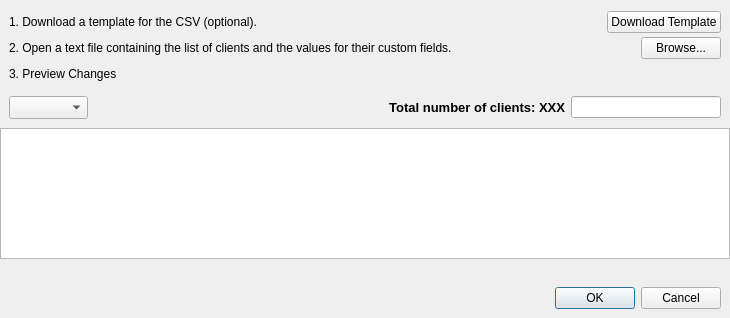
<?xml version="1.0" encoding="UTF-8"?>
<ui version="4.0">
 <class>CustomFieldsCSVImportDialog</class>
 <widget class="QDialog" name="CustomFieldsCSVImportDialog">
  <property name="geometry">
   <rect>
    <x>0</x>
    <y>0</y>
    <width>730</width>
    <height>318</height>
   </rect>
  </property>
  <property name="windowTitle">
   <string>Import custom fields CSV</string>
  </property>
  <property name="styleSheet">
   <string notr="true">QLabel[objectName^=&quot;lError&quot;] { color: &quot;red&quot;; font-size: 10pt }
QComboBox { font-size: 10pt }</string>
  </property>
  <layout class="QVBoxLayout" name="verticalLayout_3">
   <property name="spacing">
    <number>0</number>
   </property>
   <property name="leftMargin">
    <number>0</number>
   </property>
   <property name="topMargin">
    <number>0</number>
   </property>
   <property name="rightMargin">
    <number>0</number>
   </property>
   <property name="bottomMargin">
    <number>0</number>
   </property>
   <item>
    <widget class="QWidget" name="widget" native="true">
     <layout class="QVBoxLayout" name="verticalLayout_2">
      <property name="spacing">
       <number>0</number>
      </property>
      <property name="leftMargin">
       <number>0</number>
      </property>
      <property name="topMargin">
       <number>0</number>
      </property>
      <property name="rightMargin">
       <number>0</number>
      </property>
      <property name="bottomMargin">
       <number>0</number>
      </property>
      <item>
       <widget class="QWidget" name="container" native="true">
        <layout class="QVBoxLayout" name="verticalLayout">
         <property name="spacing">
          <number>0</number>
         </property>
         <property name="leftMargin">
          <number>0</number>
         </property>
         <property name="topMargin">
          <number>0</number>
         </property>
         <property name="rightMargin">
          <number>0</number>
         </property>
         <property name="bottomMargin">
          <number>0</number>
         </property>
         <item>
          <layout class="QHBoxLayout" name="horizontalLayout">
           <property name="spacing">
            <number>4</number>
           </property>
           <property name="leftMargin">
            <number>9</number>
           </property>
           <property name="topMargin">
            <number>9</number>
           </property>
           <property name="rightMargin">
            <number>9</number>
           </property>
           <property name="bottomMargin">
            <number>0</number>
           </property>
           <item>
            <widget class="QLabel" name="label">
             <property name="sizePolicy">
              <sizepolicy hsizetype="Expanding" vsizetype="Preferred">
               <horstretch>0</horstretch>
               <verstretch>0</verstretch>
              </sizepolicy>
             </property>
             <property name="text">
              <string>1. Download a template for the CSV (optional).</string>
             </property>
            </widget>
           </item>
           <item>
            <widget class="QPushButton" name="downloadTemplate">
             <property name="minimumSize">
              <size>
               <width>0</width>
               <height>0</height>
              </size>
             </property>
             <property name="maximumSize">
              <size>
               <width>16777215</width>
               <height>16777215</height>
              </size>
             </property>
             <property name="text">
              <string>Download Template</string>
             </property>
            </widget>
           </item>
           <item>
            <spacer name="verticalSpacer">
             <property name="orientation">
              <enum>Qt::Vertical</enum>
             </property>
             <property name="sizeType">
              <enum>QSizePolicy::Fixed</enum>
             </property>
             <property name="sizeHint" stdset="0">
              <size>
               <width>0</width>
               <height>26</height>
              </size>
             </property>
            </spacer>
           </item>
          </layout>
         </item>
         <item>
          <layout class="QHBoxLayout" name="horizontalLayout_2">
           <property name="spacing">
            <number>4</number>
           </property>
           <property name="leftMargin">
            <number>9</number>
           </property>
           <property name="topMargin">
            <number>0</number>
           </property>
           <property name="rightMargin">
            <number>9</number>
           </property>
           <property name="bottomMargin">
            <number>0</number>
           </property>
           <item>
            <widget class="QLabel" name="label_3">
             <property name="sizePolicy">
              <sizepolicy hsizetype="Expanding" vsizetype="Preferred">
               <horstretch>0</horstretch>
               <verstretch>0</verstretch>
              </sizepolicy>
             </property>
             <property name="text">
              <string>2. Open a text file containing the list of clients and the values for their custom fields.</string>
             </property>
             <property name="wordWrap">
              <bool>true</bool>
             </property>
            </widget>
           </item>
           <item>
            <widget class="QPushButton" name="browse">
             <property name="minimumSize">
              <size>
               <width>0</width>
               <height>0</height>
              </size>
             </property>
             <property name="maximumSize">
              <size>
               <width>16777215</width>
               <height>16777215</height>
              </size>
             </property>
             <property name="text">
              <string>Browse...</string>
             </property>
            </widget>
           </item>
           <item>
            <spacer name="verticalSpacer_2">
             <property name="orientation">
              <enum>Qt::Vertical</enum>
             </property>
             <property name="sizeType">
              <enum>QSizePolicy::Fixed</enum>
             </property>
             <property name="sizeHint" stdset="0">
              <size>
               <width>0</width>
               <height>26</height>
              </size>
             </property>
            </spacer>
           </item>
          </layout>
         </item>
         <item>
          <layout class="QHBoxLayout" name="horizontalLayout_5">
           <property name="spacing">
            <number>4</number>
           </property>
           <property name="leftMargin">
            <number>9</number>
           </property>
           <property name="topMargin">
            <number>0</number>
           </property>
           <property name="rightMargin">
            <number>9</number>
           </property>
           <property name="bottomMargin">
            <number>0</number>
           </property>
           <item>
            <widget class="QLabel" name="label_2">
             <property name="sizePolicy">
              <sizepolicy hsizetype="Expanding" vsizetype="Preferred">
               <horstretch>0</horstretch>
               <verstretch>0</verstretch>
              </sizepolicy>
             </property>
             <property name="minimumSize">
              <size>
               <width>0</width>
               <height>0</height>
              </size>
             </property>
             <property name="maximumSize">
              <size>
               <width>16777215</width>
               <height>16777215</height>
              </size>
             </property>
             <property name="text">
              <string>3. Preview Changes</string>
             </property>
            </widget>
           </item>
           <item>
            <spacer name="verticalSpacer_3">
             <property name="orientation">
              <enum>Qt::Vertical</enum>
             </property>
             <property name="sizeType">
              <enum>QSizePolicy::Fixed</enum>
             </property>
             <property name="sizeHint" stdset="0">
              <size>
               <width>0</width>
               <height>26</height>
              </size>
             </property>
            </spacer>
           </item>
          </layout>
         </item>
         <item>
          <widget class="ViewSearchHeader" name="header" native="true">
           <layout class="QHBoxLayout" name="horizontalLayout_3">
            <item>
             <widget class="QComboBox" name="filter"/>
            </item>
            <item>
             <widget class="QLabel" name="clientCount">
              <property name="sizePolicy">
               <sizepolicy hsizetype="Expanding" vsizetype="Preferred">
                <horstretch>0</horstretch>
                <verstretch>0</verstretch>
               </sizepolicy>
              </property>
              <property name="font">
               <font>
                <pointsize>10</pointsize>
                <weight>75</weight>
                <bold>true</bold>
               </font>
              </property>
              <property name="text">
               <string>Total number of clients: XXX</string>
              </property>
              <property name="alignment">
               <set>Qt::AlignRight|Qt::AlignTrailing|Qt::AlignVCenter</set>
              </property>
             </widget>
            </item>
            <item>
             <widget class="SearchLineEdit" name="searchFilter">
              <property name="sizePolicy">
               <sizepolicy hsizetype="Preferred" vsizetype="Fixed">
                <horstretch>0</horstretch>
                <verstretch>0</verstretch>
               </sizepolicy>
              </property>
              <property name="minimumSize">
               <size>
                <width>150</width>
                <height>0</height>
               </size>
              </property>
             </widget>
            </item>
           </layout>
          </widget>
         </item>
         <item>
          <widget class="StyledTreeView" name="preview">
           <property name="editTriggers">
            <set>QAbstractItemView::NoEditTriggers</set>
           </property>
           <property name="showDropIndicator" stdset="0">
            <bool>false</bool>
           </property>
           <property name="rootIsDecorated">
            <bool>false</bool>
           </property>
           <property name="itemsExpandable">
            <bool>false</bool>
           </property>
           <property name="sortingEnabled">
            <bool>true</bool>
           </property>
           <property name="expandsOnDoubleClick">
            <bool>false</bool>
           </property>
          </widget>
         </item>
         <item>
          <layout class="QHBoxLayout" name="horizontalLayout_6">
           <property name="spacing">
            <number>4</number>
           </property>
           <property name="leftMargin">
            <number>9</number>
           </property>
           <property name="topMargin">
            <number>5</number>
           </property>
           <property name="rightMargin">
            <number>9</number>
           </property>
           <property name="bottomMargin">
            <number>0</number>
           </property>
           <item>
            <widget class="QLabel" name="lErrorLabel">
             <property name="wordWrap">
              <bool>true</bool>
             </property>
            </widget>
           </item>
          </layout>
         </item>
        </layout>
       </widget>
      </item>
      <item>
       <layout class="QHBoxLayout" name="horizontalLayout_4">
        <property name="spacing">
         <number>4</number>
        </property>
        <property name="leftMargin">
         <number>9</number>
        </property>
        <property name="topMargin">
         <number>9</number>
        </property>
        <property name="rightMargin">
         <number>9</number>
        </property>
        <property name="bottomMargin">
         <number>9</number>
        </property>
        <item>
         <widget class="QLabel" name="statusLabel">
          <property name="sizePolicy">
           <sizepolicy hsizetype="Expanding" vsizetype="Preferred">
            <horstretch>0</horstretch>
            <verstretch>0</verstretch>
           </sizepolicy>
          </property>
          <property name="font">
           <font>
            <italic>true</italic>
           </font>
          </property>
         </widget>
        </item>
        <item>
         <widget class="CircularProgressIndicator" name="progress" native="true"/>
        </item>
        <item>
         <widget class="QDialogButtonBox" name="buttonBox">
          <property name="sizePolicy">
           <sizepolicy hsizetype="Maximum" vsizetype="Fixed">
            <horstretch>0</horstretch>
            <verstretch>0</verstretch>
           </sizepolicy>
          </property>
          <property name="orientation">
           <enum>Qt::Horizontal</enum>
          </property>
          <property name="standardButtons">
           <set>QDialogButtonBox::Cancel|QDialogButtonBox::Ok</set>
          </property>
         </widget>
        </item>
       </layout>
      </item>
     </layout>
    </widget>
   </item>
  </layout>
 </widget>
 <customwidgets>
  <customwidget>
   <class>SearchLineEdit</class>
   <extends>QLineEdit</extends>
   <header>FileWaveGuiLib/searchlineedit/searchlineedit.h</header>
  </customwidget>
  <customwidget>
   <class>StyledTreeView</class>
   <extends>QTreeView</extends>
   <header>FileWaveGuiLib/styledviews/styledtreeview.h</header>
  </customwidget>
  <customwidget>
   <class>CircularProgressIndicator</class>
   <extends>QWidget</extends>
   <header>FileWaveGuiLib/circularprogressindicator.h</header>
   <container>1</container>
  </customwidget>
  <customwidget>
   <class>ViewSearchHeader</class>
   <extends>QWidget</extends>
   <header>FileWaveGuiLib/searchheader/ViewSearchHeader.h</header>
   <container>1</container>
  </customwidget>
 </customwidgets>
 <resources/>
 <connections>
  <connection>
   <sender>buttonBox</sender>
   <signal>accepted()</signal>
   <receiver>CustomFieldsCSVImportDialog</receiver>
   <slot>accept()</slot>
   <hints>
    <hint type="sourcelabel">
     <x>248</x>
     <y>254</y>
    </hint>
    <hint type="destinationlabel">
     <x>157</x>
     <y>274</y>
    </hint>
   </hints>
  </connection>
  <connection>
   <sender>buttonBox</sender>
   <signal>rejected()</signal>
   <receiver>CustomFieldsCSVImportDialog</receiver>
   <slot>reject()</slot>
   <hints>
    <hint type="sourcelabel">
     <x>316</x>
     <y>260</y>
    </hint>
    <hint type="destinationlabel">
     <x>286</x>
     <y>274</y>
    </hint>
   </hints>
  </connection>
 </connections>
</ui>
